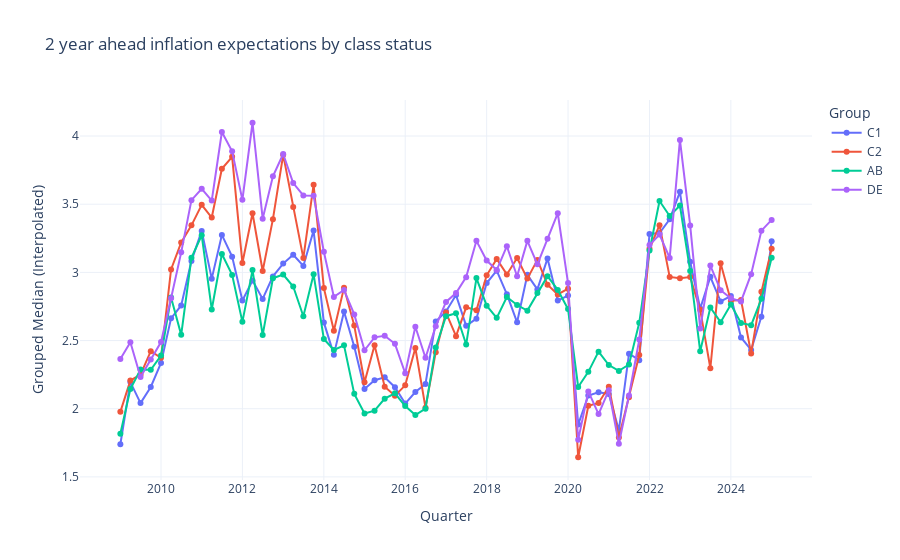

Here is the notebook cell this chart was saved with:
### Code cell
plot_question_medians(median_dfs[1], class_mapping, '2 year ahead inflation expectations by class status')
